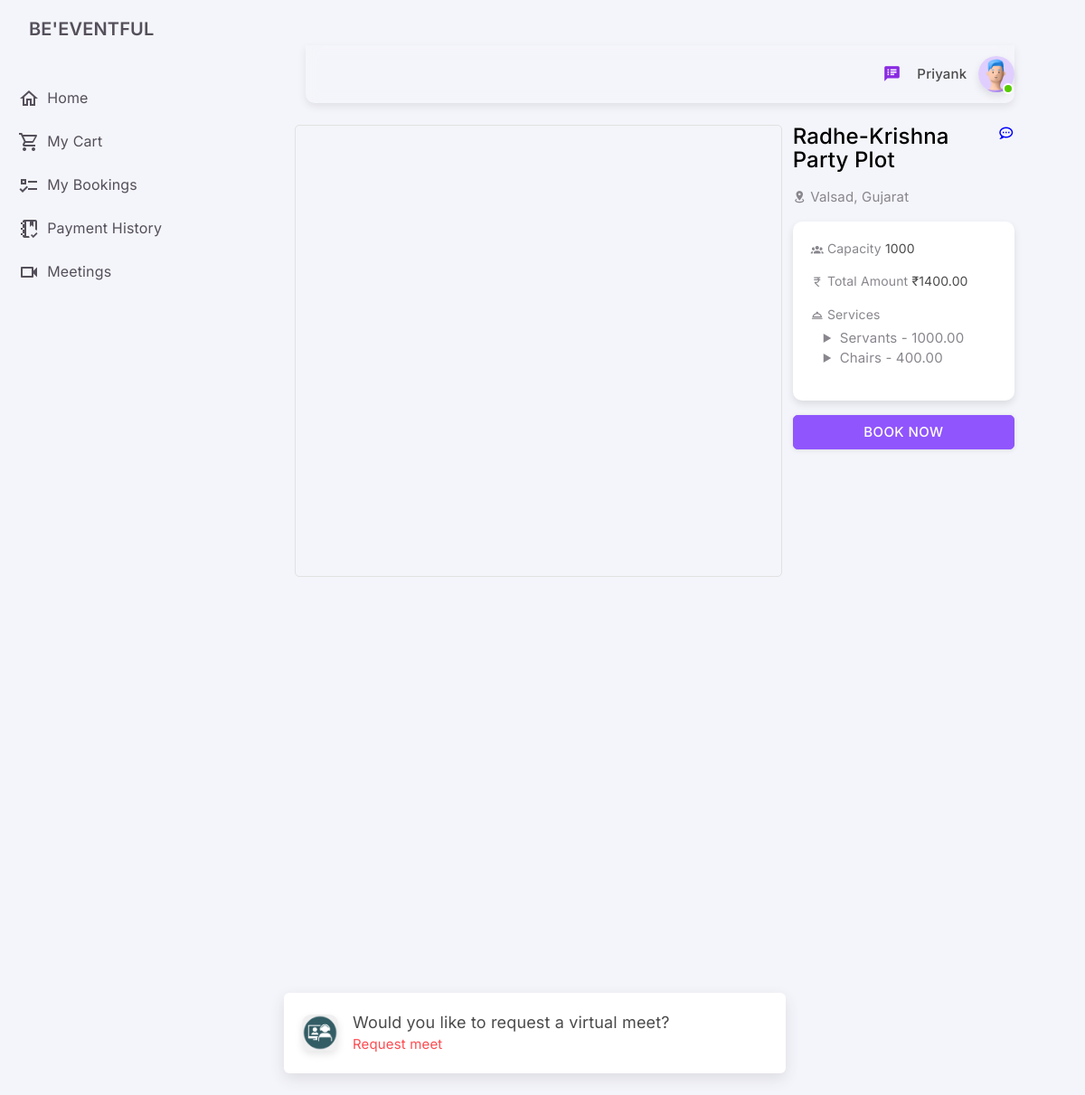
Page /customer/book_venue.php?id=1 (signed in) on the committed database.
### tables this page shows
CREATE TABLE `tbl_venue` (
  `venue_id` int(11) NOT NULL,
  `name` varchar(100) NOT NULL,
  `address` varchar(200) NOT NULL,
  `price` decimal(10,2) NOT NULL,
  `capacity` int(11) NOT NULL,
  `vendor_id` int(11) NOT NULL,
  `status` tinyint(4) DEFAULT 1,
  `date` datetime NOT NULL DEFAULT current_timestamp()
);

CREATE TABLE `tbl_venue_services` (
  `venue_service_id` int(11) NOT NULL,
  `venue_id` int(11) NOT NULL,
  `service_id` int(11) NOT NULL,
  `service_name` varchar(50) NOT NULL,
  `price` decimal(10,2) NOT NULL,
  `Qty` int(10) NOT NULL,
  `status` int(11) NOT NULL
);

### customer/book_venue.php (the view, shortened to what this page needs)
<!DOCTYPE html>
<html lang="en">
<head>
    <link rel="stylesheet" href="https://unpkg.com/leaflet/dist/leaflet.css" />
    <link rel="stylesheet" href="../assets/css/image-gallery.css">
    <link rel="stylesheet" href="https://cdn.jsdelivr.net/npm/@mdi/font@6.x/css/materialdesignicons.min.css">
</head>
<body>
    <div class="container">
        <?php
        include "../database/db.php";
        include "header.php";
        $venueId = isset($_GET['id']) ? $_GET['id'] : null;
        $venueQuery = "SELECT * FROM tbl_venue WHERE venue_id = $venueId";
        $venueResult = mysqli_query($conn, $venueQuery);
        if ($venueResult && $venue = mysqli_fetch_assoc($venueResult)) {
            $venueServicesQuery = "SELECT * FROM tbl_venue_services WHERE venue_id = " . $venue['venue_id'];
            $venueServicesResult = mysqli_query($conn, $venueServicesQuery);
            ?>
            <div class="row">
                <div class="col-md-8 scrollable-content">
                    <div class="main-gallery-container row">
                    </div>
                </div>
                <div class="col-md-4 fixed-column">
                    <div class="main-venue-info-card">
                        <div class="d-flex justify-content-between">
                            <h2><?php echo $venue['name']; ?></h2>
                            <span class="mdi mdi-chat-processing-outline" style="color: blue; font-size: 18px; cursor: pointer;" onclick="directToChatting(1);"></span>
                        </div>
                        <div>
                            <p style="font-size: 15px;">
                                <span class="mdi mdi-map-marker-radius"></span> <?php echo $venue['address']; ?>
                            </p>
                        </div>
                        <div class="venue-details venue-info-content">
                            <p>
                                <span class="mdi mdi-account-group"></span> Capacity <span class="text-dark"><?php echo $venue['capacity']; ?></span>
                            </p>
                            <p>
                                <span class="mdi mdi-currency-rupee"></span> Total Amount <span class="text-dark">&#8377;<?php echo $venue['price']; ?></span>
                            </p>
                            <p class="mb-1">
                                <?php
                                if ($venueServicesResult && mysqli_num_rows($venueServicesResult) > 0) {
                                    echo '<span class="mdi mdi-room-service-outline"></span> Services
                                    <span>';
                                    echo "<ul class='service-list-items'>";
                                    while ($service = mysqli_fetch_assoc($venueServicesResult)) {
                                        echo "<li>{$service['service_name']} - {$service['price']}</li>";
                                    }
                                    echo "</ul>";
                                } else {
                                    echo '<span class="mdi mdi-room-service-outline"></span> Services <strong>N/A</strong>
                                    <span>';
                                }
                                ?>
                                </span>
                            </p>
                        </div>
                        <div class="col-12">
                            <a href="cart.php?venue_id=<?php echo $venueId; ?>" class="btn btn-primary mt-3 book-now-button">Book Now</a>
                        </div>
                    </div>
                </div>
            </div>
            <?php
        } else {
            echo "<p>Venue not found.</p>";
        }
        ?>
    </div>
    <div class="col-md-8">
        <div id="map"></div>
    </div>
    <div class="col-md-8 mt-3 mb-4">
        <div class="card">
            <div class="card-body">
                <div class="d-flex">
                    <img src="assets/img/video.png" alt="Video Greet" class="video-call-image mt-1">
                    <div class="mx-3">
                        <p class="text-dark mb-0">Would you like to request a virtual meet?</p>
                        <a href="#" class="text-danger" id="requestMeetLink" data-toggle="modal" data-target="#meetingRequestModal">Request meet</a>
                    </div>
                </div>
            </div>
        </div>
    </div>
</body>
</html>

### assets/css/image-gallery.css (style rules this page uses)
.main-gallery-container { min-height: 500px; border: 1px solid #e1e1e1; border-radius: 5px; padding: 3px; }
.main-venue-info-card h2 { font-size: 1.5rem; color: black; }
.book-now-button { width: inherit; }
.venue-info-content p { font-size: 14px; }
.service-list-items { list-style: disclosure-closed; }
.video-call-image { height: 40px; width: 40px; }

### customer/book_venue.php (style rules this page uses)
body { background-color: #f8f9fa; color: #343a40; }
.container { margin-top: 50px; }
img { width: 100%; max-height: 400px; object-fit: cover; border-radius: 10px; box-shadow: 0 4px 8px rgba(0, 0, 0, 0.1); }
h2 { margin-top: 20px; color: #6c757d; }
p { font-size: 18px; margin-bottom: 10px; }
.venue-details { background-color: #fff; padding: 20px; border-radius: 10px; box-shadow: 0 4px 8px rgba(0, 0, 0, 0.1); }
#map { height: 400px; border-radius: 10px; margin-top: 20px; }

### rows in the picture
tbl_venue: name "Radhe-Krishna Party Plot", address "Valsad, Gujarat", capacity "1000", price "1400.00"
tbl_venue_services: service_name "Servants", price "1000.00"
tbl_venue_services: service_name "Chairs", price "400.00"

### other values in the picture
$_SESSION["name"] "Priyank"
